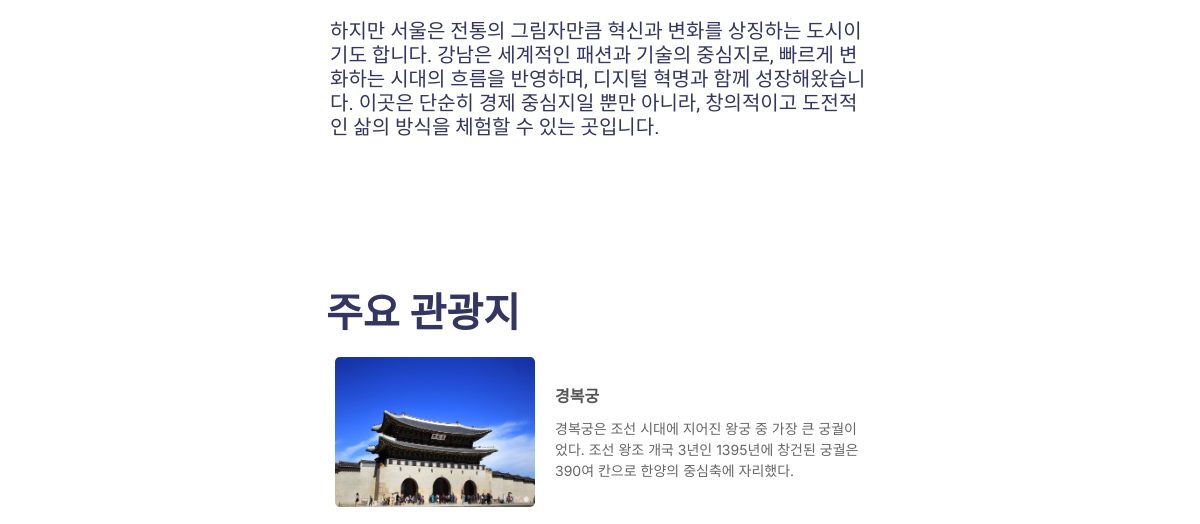
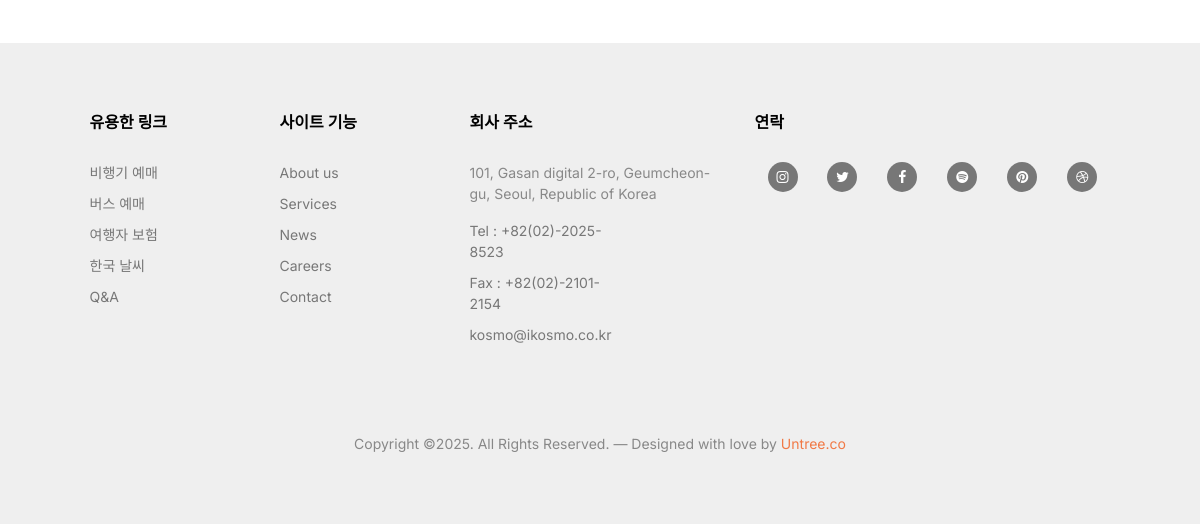
/location/up/서울/ (lower part), run on an earlier commit of the app's database (2 pictures, top to bottom).
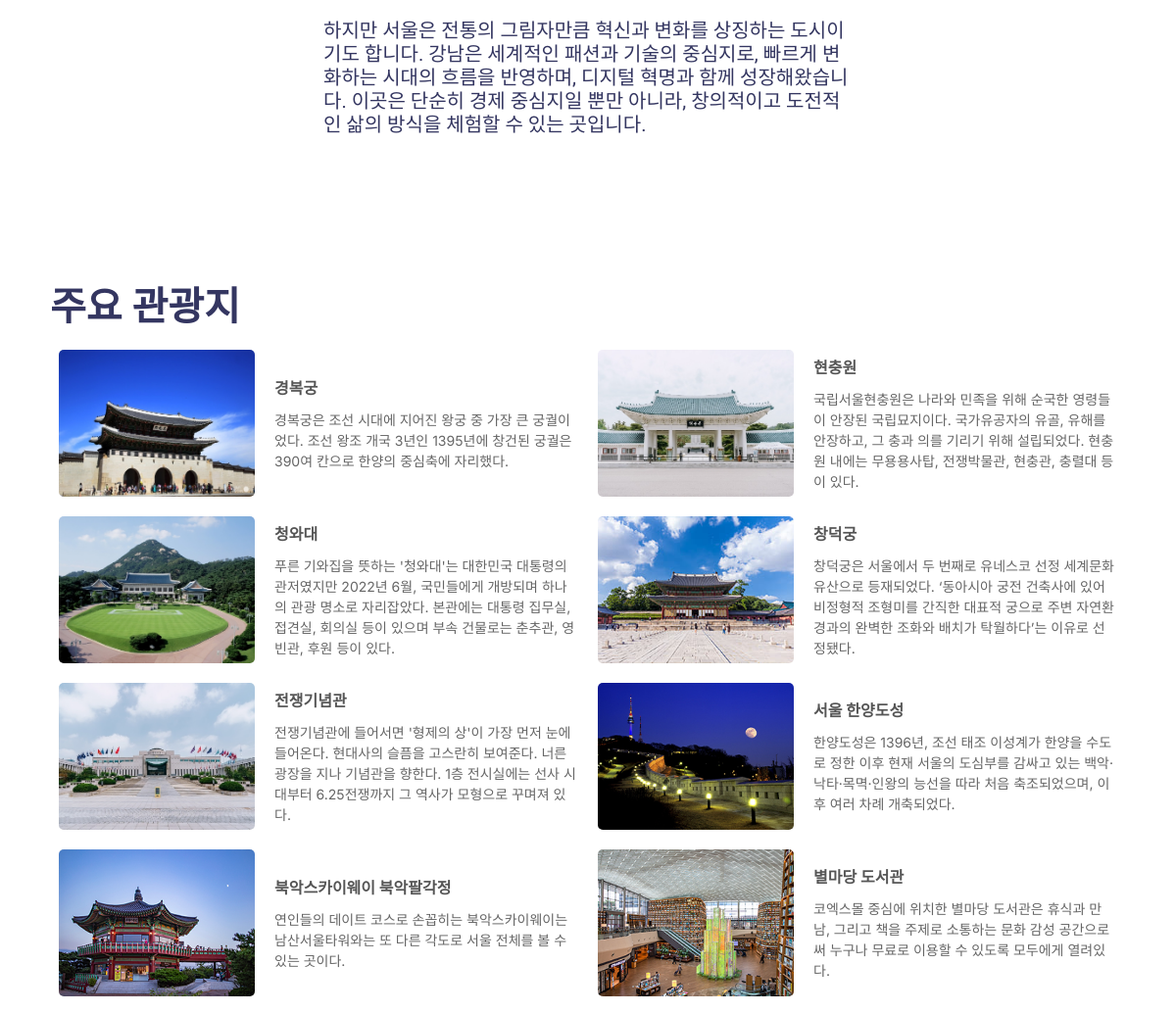
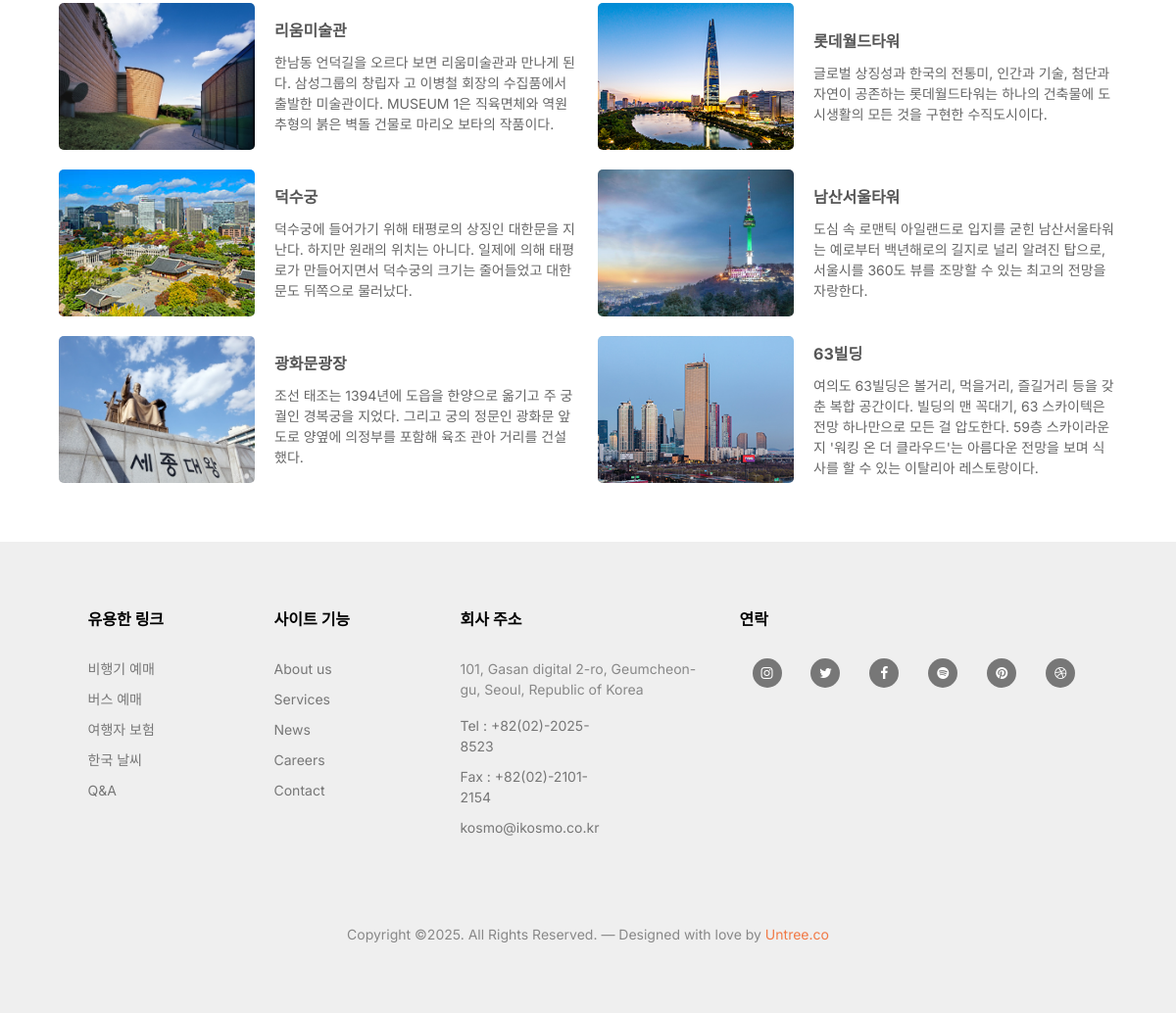
And on a later commit of the database (2 pictures, top to bottom).
### location/models.py (models this page shows, shortened)
class Location_inform(models.Model):
  l_no = models.AutoField(primary_key=True)
  l_location = models.CharField(max_length=30)
  l_description = models.TextField(null=True)
  l_like_members = models.ManyToManyField(Member,default='', related_name='location_like_member')
  l_subtitle = models.CharField(max_length=50, null=True)
  l_file = models.ImageField(null=True,upload_to='board/')

class Attraction(models.Model):
  a_location = models.ForeignKey(Location_inform, on_delete = models.CASCADE, null=True)
  a_name = models.CharField(max_length=30, primary_key=True)
  a_description = models.TextField(null=True)
  a_file = models.ImageField(null=True,upload_to='board/')

### location/views.py (the view)
# urls.py: path('up/<str:lo_name>/',views.up,name='up'),
def up(request, lo_name):
    m_id = request.session.get('session_m_id')
    qs = Attraction.objects.filter(a_location__l_location=lo_name)
    qx = Location_inform.objects.filter(l_location=lo_name)
    qv = Location_inform.objects.get(l_location=lo_name)
    count = qv.l_like_members.count()
    if qv.l_like_members.filter(pk=m_id).exists():
        result = '1'
        count = qv.l_like_members.count()
    else:
        result = '0'
    context = {'informs': qs, 'location':qx, 'location2':qv,
               'result':result, 'count':count
               }
    return render(request, 'up.html', context)

### location/templates/up.html (shortened to what this page needs)
{% load static %}
<!doctype html>
<html lang="en">
<head>
  <link rel="stylesheet" href="{% static 'fonts/icomoon/style.css'%}">
  <link rel="stylesheet" href="{% static 'fonts/flaticon/font/flaticon.css'%}">
  <link rel="stylesheet" href="{% static 'css/tiny-slider.css'%}">
  <link rel="stylesheet" href="{% static 'css/aos.css'%}">
  <link rel="stylesheet" href="{% static 'css/flatpickr.min.css'%}">
  <link rel="stylesheet" href="{% static 'css/glightbox.min.css'%}">
  <link rel="stylesheet" href="{% static 'css/style.css'%}">
  <link rel="stylesheet" href="{% static 'css/content.css'%}">
	<link rel="stylesheet" href="https://cdnjs.cloudflare.com/ajax/libs/font-awesome/6.1.0/css/all.min.css" />
</head>
<body>
	<div id="text_div">
		{% for locate in location %}
			<div>
				<div id ="text_div2">
					<h5>
					{{locate.l_description|linebreaksbr}}
					</h5>
				</div>
			</div>
		{% endfor %}
	</div>
		<div class="center-container">
			<table id="traveltable">
				<tr>
					<td colspan="2" class="traveltitle">
						<h3 id = "font">
							주요 관광지
						</h3>
					</td>
				</tr>
				{%if informs%}
					{% for inform in informs %}
						{% if forloop.counter0|divisibleby:2 %}
						<tr>
						{% endif %}
								<td class="traveltd">
										<div class="image-container">
												<img class="city_img" src="{{ inform.a_file.url }}" alt="{{ inform.a_name }}">
												<div class="image-info">
														<div class="name">{{ inform.a_name }}</div>
														<div class="description">{{ inform.a_description }}</div>
												</div>
										</div>
								</td>
						{% if forloop.counter|divisibleby:2 or forloop.last %}
						</tr>
						{% endif %}
					{% endfor %}
					{% else %}
					<tr>
						<td class="traveltd"> 데이터가 없습니다. </td>
					</tr>
				{%endif%}
			</table>
		</div>
		<div class="site-footer">
			<div class="container">
				<div class="row">
					<div class="col-lg-2 ml-auto">
						<div class="widget">
							<h3>유용한 링크</h3>
							<ul class="list-unstyled float-left links">
								<li><a href="https://www.skyscanner.co.kr/">비행기 예매</a></li>
								<li><a href="https://www.kobus.co.kr/main.do">버스 예매</a></li>
								<li><a href="https://www.mibankins.com/travel/">여행자 보험</a></li>
								<li><a href="https://www.weather.go.kr/w/index.do">한국 날씨</a></li>
								<li><a href="#">Q&A</a></li>
							</ul>
						</div>
					</div>
					<div class="col-lg-2">
						<div class="widget">
							<h3>사이트 기능</h3>
							<ul class="list-unstyled float-left links">
								<li><a href="#">About us</a></li>
								<li><a href="#">Services</a></li>
								<li><a href="#">News</a></li>
								<li><a href="#">Careers</a></li>
								<li><a href="#">Contact</a></li>
							</ul>
						</div>
					</div>
					<div class="col-lg-3">
						<div class="widget">
							<h3>회사 주소</h3>
							<address>	101, Gasan digital 2-ro, Geumcheon-gu, Seoul, Republic of Korea</address>
							<ul class="list-unstyled links mb-4">
								<li><a href="tel://11234567890">Tel : +82(02)-2025-8523</a></li>
								<li><a href="tel://11234567890">Fax : +82(02)-2101-2154</a></li>
								<li><a href="mailto:info@mydomain.com">kosmo@ikosmo.co.kr</a></li>
							</ul>
						</div>
					</div>
					<div class="col-lg-4">
						<div class="widget">
							<h3>연락</h3>
							<ul class="list-unstyled social icoct">
								<li><a href="https://www.instagram.com/kto9suk9suk"><span class="icon-instagram"></span></a></li>
								<li><a href="https://x.com/kor_visitkorea"><span class="icon-twitter"></span></a></li>
								<li><a href="https://www.facebook.com/welcometoKTO"><span class="icon-facebook"></span></a></li>
								<li><a href="https://open.spotify.com/track/1IlMgzxAtjoNUPUmp8Omki?si=3d0feb86bdc54c9b"><span class="icon-spotify"></span></a></li>
								<li><a href="#"><span class="icon-pinterest"></span></a></li>
								<li><a href="#"><span class="icon-dribbble"></span></a></li>
							</ul>
						</div>
				</div>
				<div class="row mt-5">
					<div class="col-12 text-center">
						<p class="mb-0">Copyright &copy;. All Rights Reserved. &mdash; Designed with love by <a href="https://untree.co">Untree.co</a>
						</p>
					</div>
				</div>
			</div>
		</body>
		</html>

### location/templates/up.html (style rules this page uses)
#text_div { width:45%; margin: 150px auto; }
#font { font-weight: 700; font-size: 40px; }
#traveltable { margin: 50px auto; table-layout: fixed; }
#traveltable tr .traveltitle { text-align: left; border:None; }
.traveltd { width: 550px; padding: 10px; vertical-align: top; text-align: center; }
.image-container { display: flex; flex-direction: row; align-items: center; gap: 20px; }
.image-info { text-align: left; }
.image-info .name { font-weight: bold; font-size: 16px; margin-bottom: 10px; }
.image-info .description { font-size: 14px; color: #666; }
.city_img { width: 200px; height: 150px; object-fit: cover; border-radius: 5px; }

What changed in the data, as far as the page shows it:
added Attraction: a_file (picture), a_name "현충원", a_description "국립서울현충원은 나라와 민족을 위해 순국한 영령들이 안장된 국립묘지이다. 국가유공자의 유골, 유해를 안장하고, 그 충과 의를 기리기 위해 설립되었다. 현충원 내에는 무용용사탑, 전쟁박물관, 현충관, 충렬대 등이 있다."
added Attraction: a_file (picture), a_name "청와대", a_description "푸른 기와집을 뜻하는 '청와대'는 대한민국 대통령의 관저였지만 2022년 6월, 국민들에게 개방되며 하나의 관광 명소로 자리잡았다. 본관에는 대통령 집무실, 접견실, 회의실 등이 있으며 부속 건물로는 춘추관, 영빈관, 후원 등이 있다."
added Attraction: a_file (picture), a_name "창덕궁", a_description "창덕궁은 서울에서 두 번째로 유네스코 선정 세계문화유산으로 등재되었다. ‘동아시아 궁전 건축사에 있어 비정형적 조형미를 간직한 대표적 궁으로 주변 자연환경과의 완벽한 조화와 배치가 탁월하다’는 이유로 선정됐다."
added Attraction: a_file (picture), a_name "전쟁기념관", a_description "전쟁기념관에 들어서면 '형제의 상'이 가장 먼저 눈에 들어온다. 현대사의 슬픔을 고스란히 보여준다. 너른 광장을 지나 기념관을 향한다. 1층 전시실에는 선사 시대부터 6.25전쟁까지 그 역사가 모형으로 꾸며져 있다."
added Attraction: a_file (picture), a_name "서울 한양도성", a_description "한양도성은 1396년, 조선 태조 이성계가 한양을 수도로 정한 이후 현재 서울의 도심부를 감싸고 있는 백악·낙타·목멱·인왕의 능선을 따라 처음 축조되었으며, 이후 여러 차례 개축되었다."
added Attraction: a_file (picture), a_name "북악스카이웨이 북악팔각정", a_description "연인들의 데이트 코스로 손꼽히는 북악스카이웨이는 남산서울타워와는 또 다른 각도로 서울 전체를 볼 수 있는 곳이다."
added Attraction: a_file (picture), a_name "별마당 도서관", a_description "코엑스몰 중심에 위치한 별마당 도서관은 휴식과 만남, 그리고 책을 주제로 소통하는 문화 감성 공간으로써 누구나 무료로 이용할 수 있도록 모두에게 열려있다."
added Attraction: a_file (picture), a_name "리움미술관", a_description "한남동 언덕길을 오르다 보면 리움미술관과 만나게 된다. 삼성그룹의 창립자 고 이병철 회장의 수집품에서 출발한 미술관이다. MUSEUM 1은 직육면체와 역원추형의 붉은 벽돌 건물로 마리오 보타의 작품이다."
added Attraction: a_file (picture), a_name "롯데월드타워", a_description "글로벌 상징성과 한국의 전통미, 인간과 기술, 첨단과 자연이 공존하는 롯데월드타워는 하나의 건축물에 도시생활의 모든 것을 구현한 수직도시이다."
added Attraction: a_file (picture), a_name "덕수궁", a_description "덕수궁에 들어가기 위해 태평로의 상징인 대한문을 지난다. 하지만 원래의 위치는 아니다. 일제에 의해 태평로가 만들어지면서 덕수궁의 크기는 줄어들었고 대한문도 뒤쪽으로 물러났다."
added Attraction: a_file (picture), a_name "남산서울타워", a_description "도심 속 로맨틱 아일랜드로 입지를 굳힌 남산서울타워는 예로부터 백년해로의 길지로 널리 알려진 탑으로, 서울시를 360도 뷰를 조망할 수 있는 최고의 전망을 자랑한다."
added Attraction: a_file (picture), a_name "광화문광장", a_description "조선 태조는 1394년에 도읍을 한양으로 옮기고 주 궁궐인 경복궁을 지었다. 그리고 궁의 정문인 광화문 앞 도로 양옆에 의정부를 포함해 육조 관아 거리를 건설했다."
added Attraction: a_file (picture), a_name "63빌딩", a_description "여의도 63빌딩은 볼거리, 먹을거리, 즐길거리 등을 갖춘 복합 공간이다. 빌딩의 맨 꼭대기, 63 스카이텍은 전망 하나만으로 모든 걸 압도한다. 59층 스카이라운지 '워킹 온 더 클라우드'는 아름다운 전망을 보며 식사를 할 수 있는 이탈리아 레스토랑이다."
